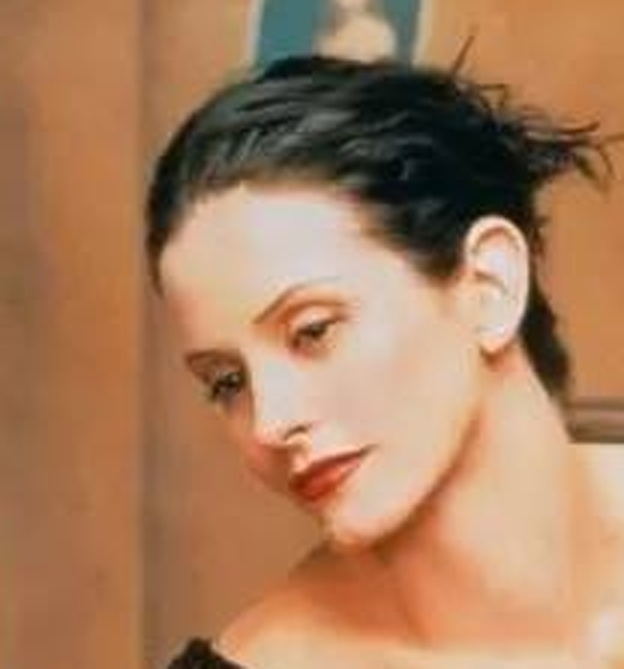
#> input picture verification/fastrestore/src_a.jpg, 624 x 669 px, given in place of src_a.jpg.jpg, which was not available
$ python make_profclip.py src_a.jpg
#> lines starting #> are read from the running program, lines starting #| are printed output that depends on the picture
"""(FAST=1 in the environment: fast sweep +-160 px with matching motion blur -> profast_<NAME>.mp4)
Side-view clips from AFLW2000 sample photos (public benchmark, no user footage): the photo on a 1280x720 canvas with a
slow camera drift (+-40 px), a slow zoom (+-6 %) and sensor noise, 60 frames at 30 fps.  usage: make_profclip.py NAME..."""
import cv2, numpy as np, subprocess, os, sys
for name in sys.argv[1:]:
    im = cv2.imread(f"/tmp/claude-0/prnet/TestImages/AFLW2000/{name}.jpg")
#> im is the input picture: shape (669, 624, 3); mean B, G, R 93.2, 125.6, 168.6
    big = cv2.resize(im, (700, 700), interpolation=cv2.INTER_CUBIC)
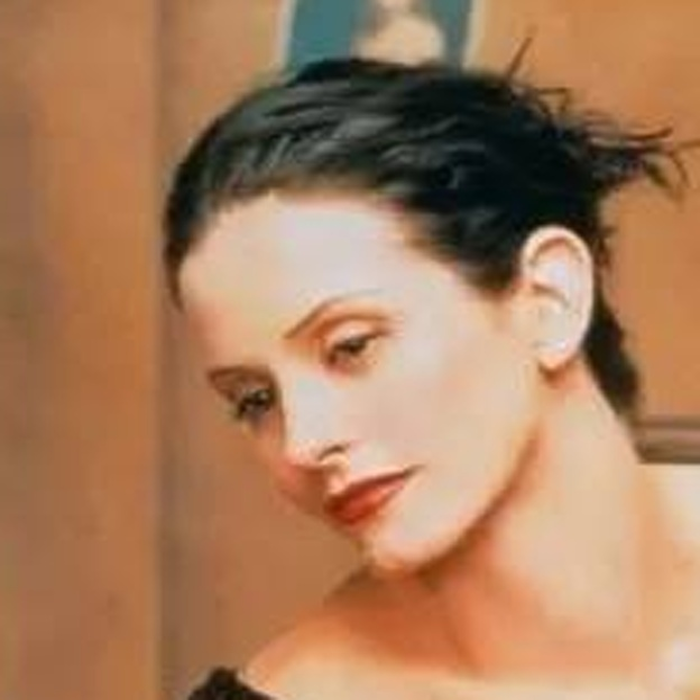
#> big: shape (700, 700, 3); mean B, G, R 93.1, 125.6, 168.6
    fast = os.environ.get("FAST") == "1"; stem = ("profast_" if fast else "prof_") + name + ("_bg" if os.environ.get("BG") == "blur" else "")
    tmp = f"{stem}.avi"; vw = cv2.VideoWriter(tmp, cv2.VideoWriter_fourcc(*"MJPG"), 30, (1280, 720)); rng = np.random.default_rng(3)
    for i in range(60):
        s = 1.0 + 0.06 * np.sin(i / 19.0); dx = (160 * np.sin(i / 4.0)) if fast else 40 * np.sin(i / 11.0); dy = 12 * np.cos(i / 13.0)
        A = np.float32([[s, 0, 640 - 350 * s + dx], [0, s, 360 - 350 * s + dy]])
        if os.environ.get("BG") == "blur":
            # v11.2.213: the photo over a blurred copy of itself, edges feathered - the reflected border repeats part of the head
            # at the frame's edge, and the detector finds a second (mirrored) face there
            bgi = cv2.GaussianBlur(cv2.resize(big, (1280, 720)), (0, 0), 25)
            mk = np.zeros((700, 700), np.float32); mk[20:-20, 20:-20] = 1; mk = cv2.GaussianBlur(mk, (0, 0), 12)
            fw = cv2.warpAffine(big, A, (1280, 720), flags=cv2.INTER_LINEAR, borderMode=cv2.BORDER_CONSTANT).astype(np.float32)
            mw = cv2.warpAffine(mk, A, (1280, 720), flags=cv2.INTER_LINEAR, borderMode=cv2.BORDER_CONSTANT)[..., None]
            f = np.clip(bgi.astype(np.float32) * (1 - mw) + fw * mw, 0, 255).astype(np.uint8)
        else:
            f = cv2.warpAffine(big, A, (1280, 720), flags=cv2.INTER_LINEAR, borderMode=cv2.BORDER_REFLECT)
        if fast:   # motion blur along the sweep, as long as the move in this frame
            L = int(abs(40 * np.cos(i / 4.0))) | 1
            if L > 1: f = cv2.filter2D(f, -1, np.ones((1, L), np.float32) / L)
        f = np.clip(f.astype(np.int16) + rng.integers(-2, 3, f.shape, dtype=np.int16), 0, 255).astype(np.uint8)
        vw.write(f)
#> this loop made 60 passes
#> pass 1, `f = cv2.warpAffine(big, A, (1280, 720), flags=cv2.INTER_LINEAR, border..`:
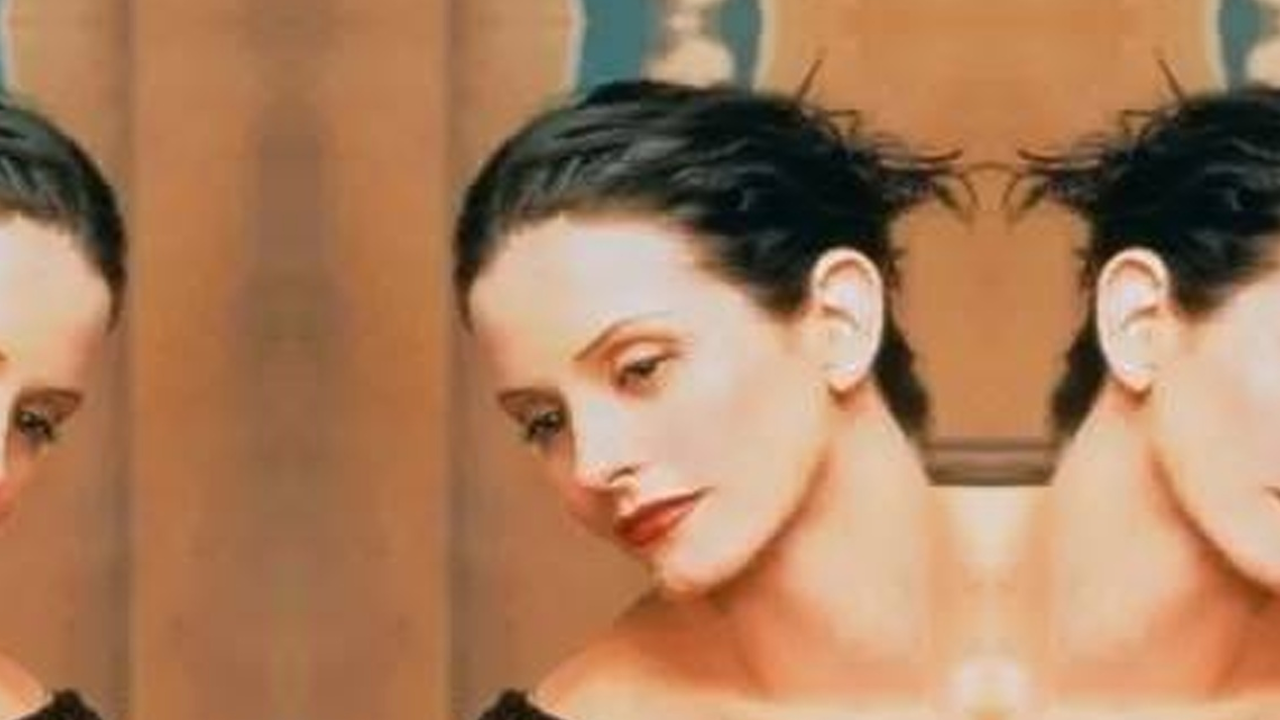
#> f: shape (720, 1280, 3); mean B, G, R 91.6, 125, 168.7
#> pass 2, `f = cv2.warpAffine(big, A, (1280, 720), flags=cv2.INTER_LINEAR, border..`:
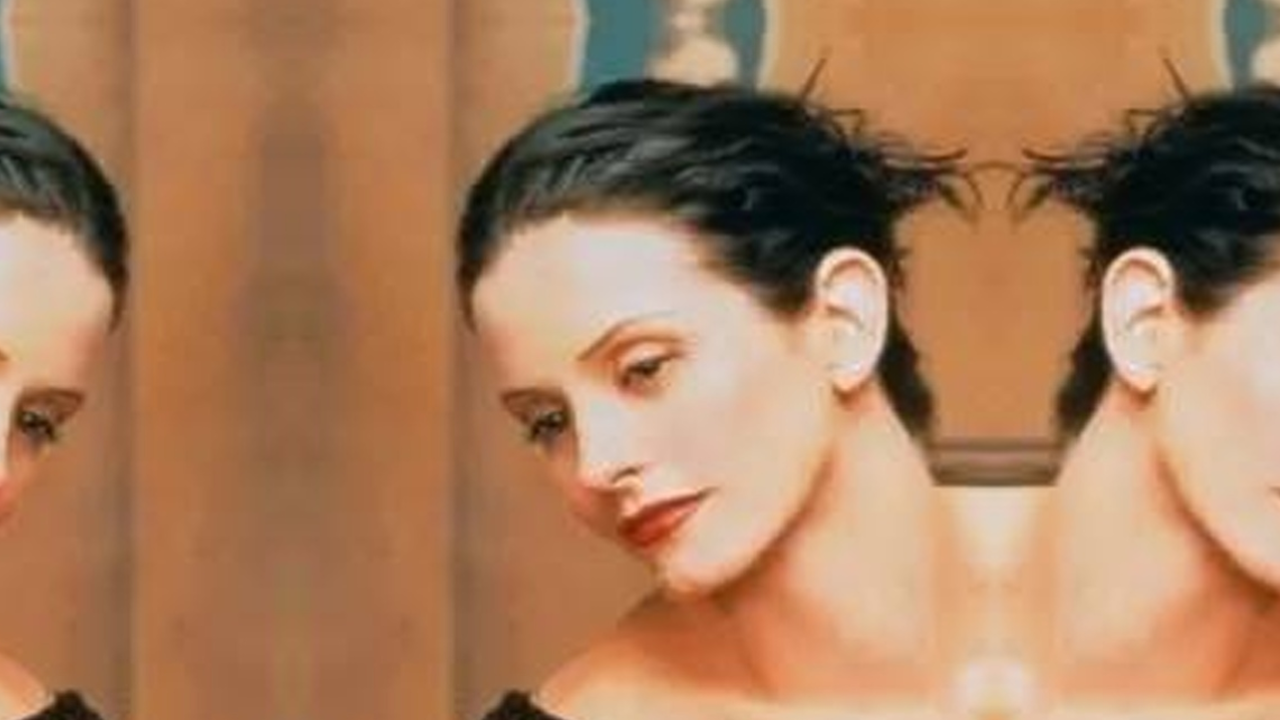
#> f: shape (720, 1280, 3); mean B, G, R 91.5, 124.9, 168.7
#> after the loop:
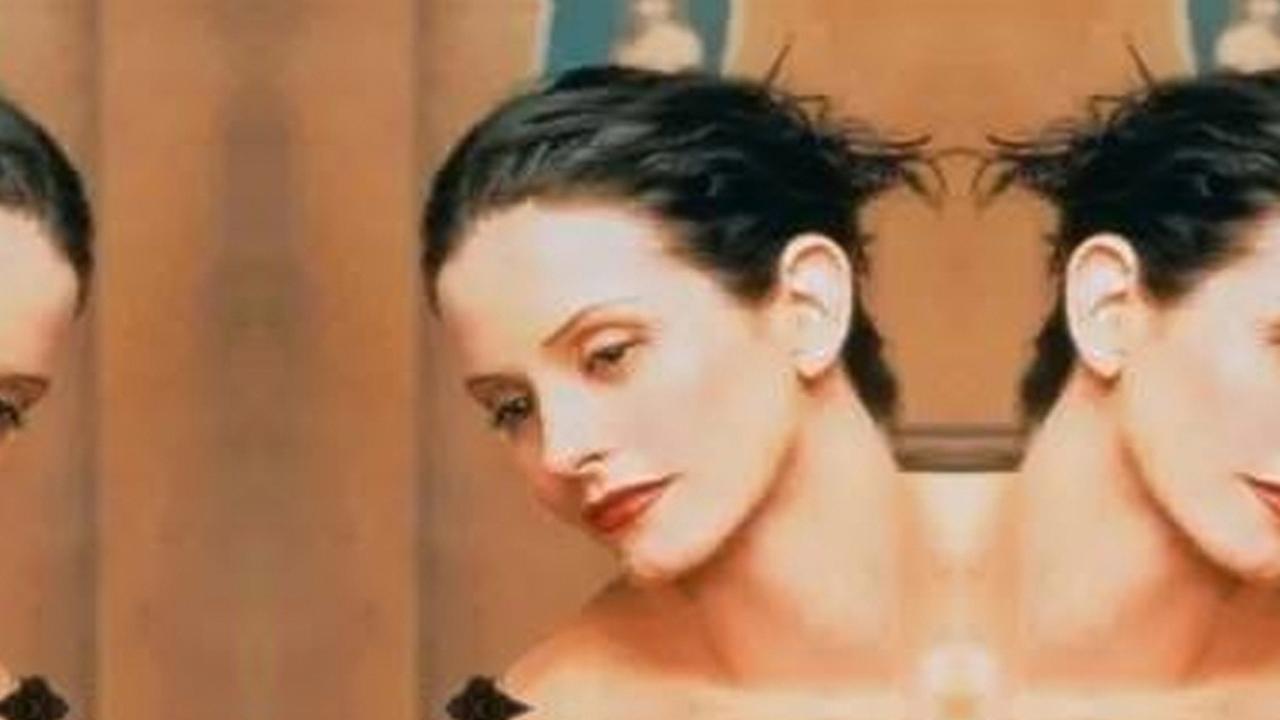
#> f: shape (720, 1280, 3); mean B, G, R 92.3, 125.4, 169
    vw.release()
    subprocess.run(["/tmp/claude-0/bin/ffmpeg", "-y", "-loglevel", "error", "-i", tmp, "-c:v", "libx264", "-crf", "16", "-pix_fmt", "yuv420p", f"{stem}.mp4"], check=True); os.remove(tmp)
#> (this line was passed over: subprocess is not available in this run)
    print(name, "ok")
